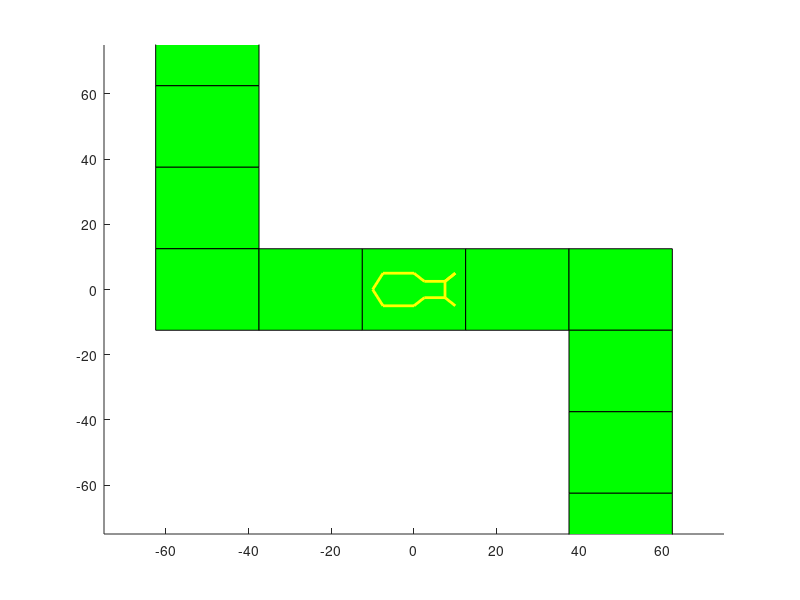

The MATLAB source for this figure: (Note: this script raises an error after producing the figure.)
function movebug7
clear
clf
close all

global new_verts fverts
x=0;
y=0;

% Code to generate the obstacle course.

% Field is divided into cells of block_size length and width. Each field is
% assigned either red or green as determined by points, which hold the
% centers of the green (clear) cells. Red cells are bad, green cells are
% good.

global block_size;              % size of patch separation
global x_coords y_coords;       % coordinates of all cells
global points;                  % coordinates of green cells

clf
arena_size = 75;
axis([-arena_size arena_size -arena_size arena_size]);
set(gca,'color','r');           % background red

block_size = 25;

x_coords = -arena_size:block_size:arena_size; % x-coords for all cells
y_coords = -arena_size:block_size:arena_size; % y-coords for all cells

arena = figure(1);

% Create points for the centers of cell along path - change as necessary to
% make different paths
points = [-50 75;
    -50 50;
    -50 25;
    -50 0;
    -25 0;
    0 0;
    25 0;
    50 0;
    50 -25;
    50 -50;
    50 -75];

% Code actually generates patches and displays them on plot
for i = 1:length(points)
    center = repmat(points(i, :), 4, 1);
    delta = [-block_size/2 -block_size/2;...
        -block_size/2 block_size/2;...
        block_size/2 block_size/2;...
        block_size/2 -block_size/2];
    vert = delta + center; % x and y vertex coordinates
    fac = [1 2 3 4]; % vertices to connect to make square
    patch('Faces',fac,'Vertices',vert,'FaceColor','green')
end

draw_robot() % show robot for the first time (no arguments)

t = 0;
DT=.1;
tstop = 200;
tvec = t:DT:tstop;


heading_angle=0;


% Identify the X and Y coordinate of the R and L sensor from the
% robot description
xR = 10;   
yR = -5;
xL = 10;
yL = 5;

draw_robot(x,y, heading_angle);



% Sense color with added noise
lambda(1) = coords_to_color(xL, yL, x_coords, y_coords, points);
lambda(2) = coords_to_color(xR, yR, x_coords, y_coords, points);

lambda_noise = poissrnd(lambda);
colorAll = color_sense(lambda_noise); 

% Compute the magnitude of the sensor info
sensorL = colorAll(:,1);
sensorR = colorAll(:,1);


for k=1:length(tvec) 
    
    %Brain function implementation
    [motorL, motorR] = brain(sensorL, sensorR);

    %Compute left and right velocities
    vel_left = motorL / 60;   
    vel_right = motorR / 60;
    
    heading_angle = heading_angle + atan(((vel_right - vel_left)) / 10); % update heading angle and x,y location of robot
    
    x = x + (vel_left + vel_right)./2 * DT * cos(heading_angle); %change x direction
    y = y + (vel_left + vel_right)./2 * DT * sin(heading_angle); %change y direction

    % Identify the new X and Y coordinate of the R and L sensor from the
    % robot description
    xR = new_verts(1);   
    yR = new_verts(14);
    xL = new_verts(11);
    yL = new_verts(24);
    
    if x>arena_size % have arena wrap on itself
        x=-arena_size;
    end
    if y>arena_size
        y=-arena_size;
    end
    if x<-arena_size
        x=arena_size;
    end
    if y<-arena_size
        y=arena_size;
    end
 
    draw_robot(x,y, heading_angle);
    drawnow
    
    % Sense color with added noise
    lambda(1) = coords_to_color(xL, yL, x_coords, y_coords, points);
    lambda(2) = coords_to_color(xR, yR, x_coords, y_coords, points);

    lambda_noise = poissrnd(lambda);
    colorAll = color_sense(lambda_noise); 

    % Compute the magnitude of the sensor info
    sensorL = colorAll(:,1);
    sensorR = colorAll(:,2);
    
    end


function draw_robot(x,y,heading_angle)
persistent nverts npts verts linewidth color hrobot
global new_verts fverts 

%Persistent variables are local to the function but kept in memory for the
%next function call


if(nargin < 3)
    % initialize
    [verts linewidth color] = robot_coords;
    fverts=verts;
    nverts = size(verts,1);
    npts = size(verts, 2);
    figure(1);
    hold on;
    % Show the robot's current location
    for i=1:nverts
        hrobot(i) = plot(verts(i,1:(npts/2)), verts(i,(npts/2+1):npts),'color',color(i,:),'linewidth',linewidth(i));
    end
    
else
    % redraw the robot in the new configuration
    tmp_verts = verts;
    
    % adjust heading - rotate the entire robot
    cosa = cos(heading_angle);
    sina = sin(heading_angle);
    new_verts(:,1:(npts/2)) =  x + cosa * tmp_verts(:,1:(npts/2)) - sina * tmp_verts(:,(npts/2+1):npts);
    new_verts(:,(npts/2+1):npts) =  y + sina * tmp_verts(:,1:(npts/2)) + cosa * tmp_verts(:,(npts/2+1):npts);
    
    figure(1);
    hold on
    for i=1:nverts
        set(hrobot(i),'xdata',new_verts(i,1:(npts/2)),'ydata',new_verts(i,(npts/2+1):npts));
    end
 
end
%--------------------------------------------------------------------------
% end of draw_robot
%--------------------------------------------------------------------------

%--------------------------------------------------------------------------
% robot_coords
%--------------------------------------------------------------------------
function [verts, width, color] = robot_coords

height=10;
width=5;

% the first set of coordinates are for x, the next set are for y.  All
% hard-coded in current iteration..

c=1;

  
xc=[10. 7.5   2.5  0. -7.5 -10 -7.5 0. 2.5 7.5 10. 7.5 7.5];
yc=[-5.  -2.5 -2.5 -5. -5. 0 5. 5. 2.5 2.5  5.   2.5 -2.5];

verts(c, :) = [xc'; yc'];



width(c) = 2; color(c,:) = [1 1 0]; c=c+1;
%--------------------------------------------------------------------------
% end of robot_coords
%--------------------------------------------------------------------------      

%Function to sense color from the surrounding    
 function output = color_sense(lambda)
    global tune_l
    n1 = f(lambda, tune_l(1)); 
    n2 = f(lambda, tune_l(2)); 
    n3 = f(lambda, tune_l(3)); 
    n4 = f(lambda, tune_l(4)); 
    output = color_net([n1; n2; n3; n4;]); 

% Converts a set of coordinates to the color found in the cell
% Right now it's red or green, can change to wavelengths as necessary
    function [color] = coords_to_color(x, y, xpatches, ypatches, coords)


    xerror = abs(xpatches - x);
    x_center = xpatches(find(min(xerror) == xerror));
    
    yerror = abs(ypatches - y);
    y_center = ypatches(find(min(yerror) == yerror));
    
    for i = 1:length(coords)
        if (coords(i,1) == x_center && coords(i,2)== y_center)
            color = 510;
            return;
        end
    end
    
    color = 700;
    
function [motorL, motorR] = brain(sensorL, sensorR)
  color_names = {'Violet', 'Blue', 'Green', 'Yellow', 'Orange', 'Red'}; % Categories, for reference
  thresh = 0.5; % threshold for detection
  
  % Compute a relationship of sensor input to motor output
  
  %Both sensors sense red
  if(sensorL(6)>thresh && sensorR(6)>thresh)
    motorL = 50 - sensorL(6);
    motorR = 50 - 20*sensorR(6);
  end
  
  %Left sensor senses red and right senses green
  if(sensorL(6)>thresh && sensorR(6)<thresh)
    motorL = 250;
    motorR = 250 - 150*sensorL(6);
  end
  
  %Left sensor senses green and right senses red
  if (sensorL(6)<thresh && sensorR(6)>thresh)
    motorL = 250 - 150*sensorR(6);
    motorR = 250;
  end
  
  %Both sensors sense green
  if (sensorL(6)<thresh && sensorR(6)<thresh)
      motorL = 250 - 150*sensorR(6);
      motorR = 250 - 150*sensorL(6);
  end
  

  
  
  
  
 